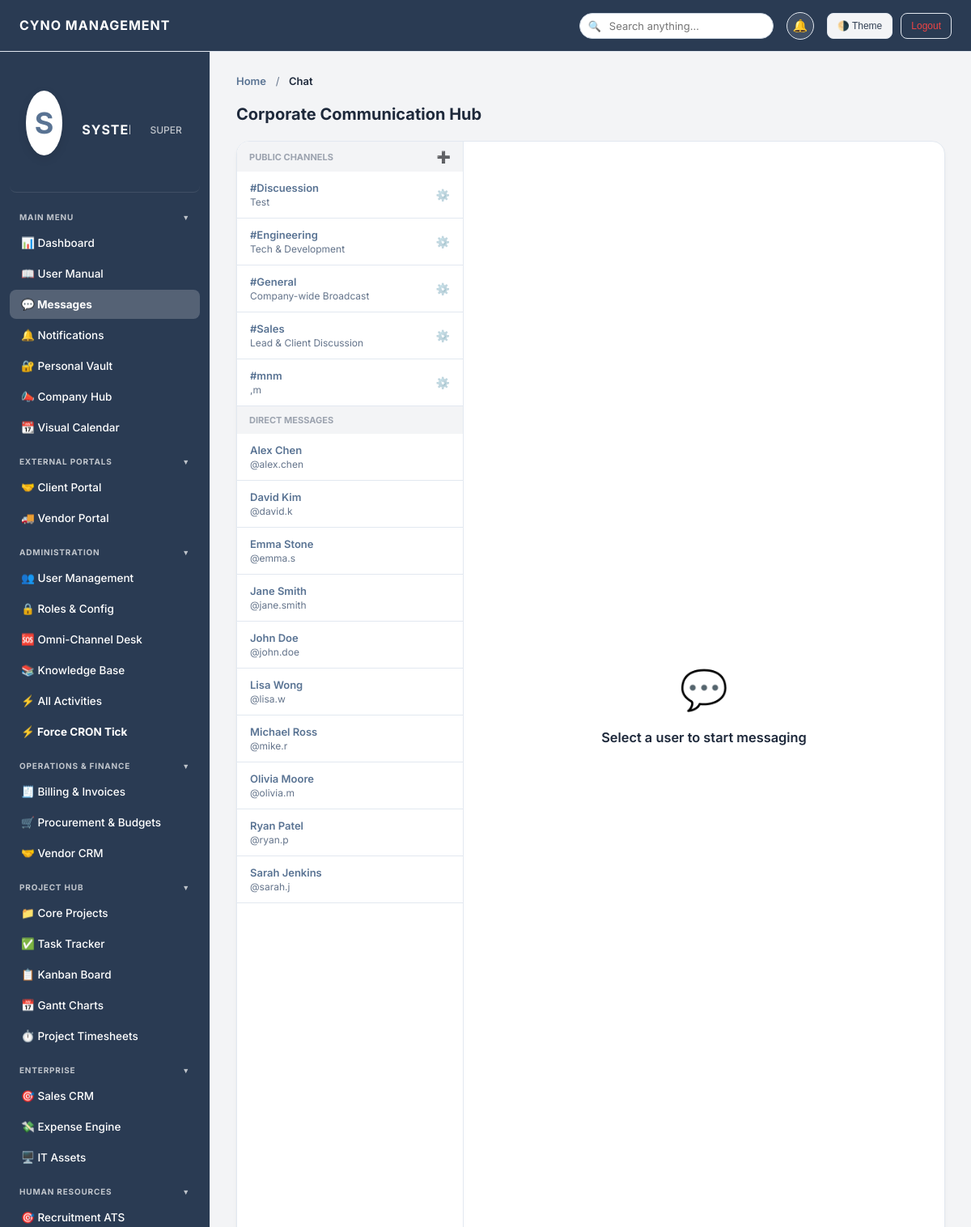
The page /chat.php (signed in) on the database its author committed.
### tables this page shows
CREATE TABLE chat_channels (id INTEGER PRIMARY KEY AUTOINCREMENT, name TEXT NOT NULL UNIQUE, description TEXT);

CREATE TABLE users (
        id INTEGER PRIMARY KEY AUTOINCREMENT,
        login_id TEXT UNIQUE NOT NULL,
        password TEXT NOT NULL,
        name TEXT NOT NULL,
        email TEXT UNIQUE NOT NULL,
        role TEXT NOT NULL,
        designation TEXT,
        department TEXT,
        status TEXT DEFAULT 'Active',
        created_at DATETIME DEFAULT CURRENT_TIMESTAMP
    , hourly_rate REAL DEFAULT 0, reports_to TEXT DEFAULT NULL, manager_id TEXT DEFAULT NULL, branch_id TEXT DEFAULT 'Global HQ', api_key TEXT DEFAULT NULL);

### includes/db.php (called while the page is built, shortened)
<?php
function hasPermission($pdo, $permission_key) {
    if (in_array($_SESSION['role'], ['Admin', 'Super Admin']) || $_SESSION['role'] === 'Super Admin') return true;
    return false;
}

### chat.php (the view, shortened to what this page needs)
<?php
require_once 'includes/db.php';
require_once 'includes/header.php';
require_once 'includes/sidebar.php';
$pdo->exec("CREATE TABLE IF NOT EXISTS messages (
    id INTEGER PRIMARY KEY AUTO_INCREMENT,
    sender_id TEXT NOT NULL,
    receiver_id TEXT NOT NULL,
    message TEXT NOT NULL,
    timestamp DATETIME DEFAULT CURRENT_TIMESTAMP,
    status VARCHAR(255) DEFAULT 'unread'
)");
$au_stmt = $pdo->prepare("SELECT login_id, name FROM users WHERE login_id != ? AND status = 'Active' ORDER BY name ASC");
$au_stmt->execute([$_SESSION['login_id']]);
$all_users = $au_stmt->fetchAll(PDO::FETCH_ASSOC);
try { $pdo->exec("CREATE TABLE IF NOT EXISTS chat_channels (id INTEGER PRIMARY KEY AUTO_INCREMENT, name VARCHAR(255) NOT NULL UNIQUE, description TEXT)"); } catch(Exception $e){}
$channels = $pdo->query("SELECT * FROM chat_channels ORDER BY name ASC")->fetchAll(PDO::FETCH_ASSOC);
?>
<div class="content-section active" style="padding-top:0;">
    <div class="section-header" style="margin: 20px 0;">
        <h2>Corporate Communication Hub</h2>
    </div>
    <div class="chat-container">
        <div class="user-list">
            <div style="padding: 10px 15px; font-size: 11px; font-weight: bold; color: #9ca3af; text-transform: uppercase; background: #f3f4f6; position:sticky; top:0; display:flex; justify-content:space-between; align-items:center;">
                Public Channels
                <?php if(hasPermission($pdo, 'moderate_chat')): ?>
                <span onclick="document.getElementById('channelModal').style.display='flex'" style="cursor:pointer; font-size:14px;" title="Create Channel">➕</span>
                <?php endif; ?>
            </div>
            <div id="dynamicChannelsList">
                <?php foreach($channels as $c):
                    $cId   = json_encode($c['name']);
                    $cName = json_encode($c['name']);
                    $cDesc = htmlspecialchars($c['description'] ?? 'Discussion channel');
                ?>
                <div class="user-list-item channel-item" style="display:flex; justify-content:space-between; align-items:center;">
                    <div onclick="selectUser(event, <?= htmlspecialchars($cId, ENT_QUOTES) ?>, <?= htmlspecialchars($cName, ENT_QUOTES) ?>)" style="flex:1;">
                        <strong><?= htmlspecialchars($c['name']) ?></strong>
                        <span><?= $cDesc ?></span>
                    </div>
                    <?php if(hasPermission($pdo, 'moderate_chat')): ?>
                    <span onclick="openEditChannelModal(<?= $c['id'] ?>, <?= htmlspecialchars(json_encode($c['name']), ENT_QUOTES) ?>, <?= htmlspecialchars(json_encode($c['description']), ENT_QUOTES) ?>)" style="cursor:pointer; font-size:14px; opacity:0.5;" title="Edit Channel">⚙️</span>
                    <?php endif; ?>
                </div>
                <?php endforeach; ?>
            </div>
            <div style="padding: 10px 15px; font-size: 11px; font-weight: bold; color: #9ca3af; text-transform: uppercase; background: #f3f4f6; position:sticky; top:0;">Direct Messages</div>
            <?php foreach($all_users as $u):
                $uId   = json_encode($u['login_id']);
                $uName = json_encode($u['name']);
            ?>
                <div class="user-list-item" onclick="selectUser(event, <?= htmlspecialchars($uId, ENT_QUOTES) ?>, <?= htmlspecialchars($uName, ENT_QUOTES) ?>)">
                    <strong><?= htmlspecialchars($u['name']) ?></strong>
                    <span>@<?= htmlspecialchars($u['login_id']) ?></span>
                </div>
            <?php endforeach; ?>
        </div>
        <div id="noChatSelected" style="flex:1; display:flex; align-items:center; justify-content:center; color:#999; flex-direction:column;">
            <div style="font-size: 48px; margin-bottom: 20px;">💬</div>
            <h3>Select a user to start messaging</h3>
        </div>
    </div>
</div>
<?php require_once 'includes/footer.php'; ?>

### rows shown on the page
chat_channels: name "#Discuession", description "Test"
chat_channels: name "#Engineering", description "Tech & Development"
chat_channels: name "#General", description "Company-wide Broadcast"
chat_channels: name "#Sales", description "Lead & Client Discussion"
chat_channels: name "#mnm", description ",m"
users: name "Alex Chen", login "alex.chen"
users: name "David Kim", login "david.k"
users: name "Emma Stone", login "emma.s"
users: name "Jane Smith", login "jane.smith"
users: name "John Doe", login "john.doe"
users: name "Lisa Wong", login "lisa.w"
users: name "Michael Ross", login "mike.r"
users: name "Olivia Moore", login "olivia.m"
users: name "Ryan Patel", login "ryan.p"
users: name "Sarah Jenkins", login "sarah.j"

### other values the page prints
$GLOBAL_SETTINGS['company_name'] "CYNO MANAGEMENT"
$_SESSION['name'] "SY…"
$_SESSION['role'] "SU…"
$pageTitle "Chat"
